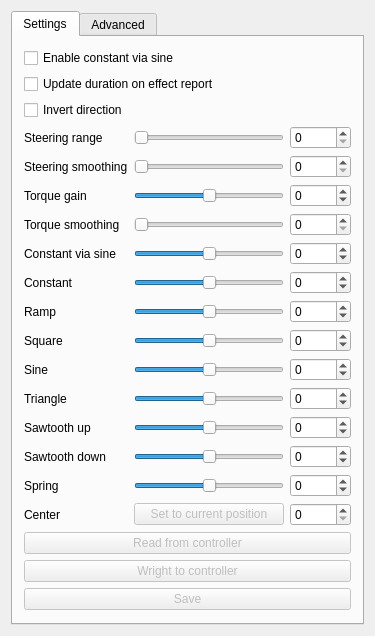
<?xml version="1.0" encoding="UTF-8"?>
<ui version="4.0">
 <class>MainWindow</class>
 <widget class="QMainWindow" name="MainWindow">
  <property name="enabled">
   <bool>true</bool>
  </property>
  <property name="geometry">
   <rect>
    <x>0</x>
    <y>0</y>
    <width>375</width>
    <height>616</height>
   </rect>
  </property>
  <property name="sizePolicy">
   <sizepolicy hsizetype="Fixed" vsizetype="Fixed">
    <horstretch>0</horstretch>
    <verstretch>0</verstretch>
   </sizepolicy>
  </property>
  <property name="windowTitle">
   <string>FFB Joystick Settings</string>
  </property>
  <property name="autoFillBackground">
   <bool>true</bool>
  </property>
  <property name="documentMode">
   <bool>false</bool>
  </property>
  <widget class="QWidget" name="centralWidget">
   <layout class="QVBoxLayout" name="verticalLayout_6">
    <item>
     <widget class="QTabWidget" name="tabWidget_3">
      <property name="currentIndex">
       <number>0</number>
      </property>
      <widget class="QWidget" name="tab_3">
       <attribute name="title">
        <string>Settings</string>
       </attribute>
       <layout class="QVBoxLayout" name="verticalLayout">
        <item>
         <widget class="QCheckBox" name="enableConstantViaSinCheckBox">
          <property name="toolTip">
           <string/>
          </property>
          <property name="text">
           <string>Enable constant via sine</string>
          </property>
         </widget>
        </item>
        <item>
         <widget class="QCheckBox" name="updateDurationOnEffectReportCheckBox">
          <property name="text">
           <string>Update duration on effect report</string>
          </property>
         </widget>
        </item>
        <item>
         <widget class="QCheckBox" name="invertDirection_1">
          <property name="text">
           <string>Invert direction</string>
          </property>
         </widget>
        </item>
        <item>
         <layout class="QGridLayout" name="gridLayout">
          <item row="1" column="1">
           <widget class="QSlider" name="steeringSmoothingSlider_1">
            <property name="orientation">
             <enum>Qt::Horizontal</enum>
            </property>
           </widget>
          </item>
          <item row="1" column="0">
           <widget class="QLabel" name="label_27">
            <property name="text">
             <string>Steering smoothing</string>
            </property>
           </widget>
          </item>
          <item row="9" column="0">
           <widget class="QLabel" name="label_15">
            <property name="text">
             <string>Triangle</string>
            </property>
           </widget>
          </item>
          <item row="11" column="2">
           <widget class="QSpinBox" name="sawtoothDownSpinner_1">
            <property name="minimum">
             <number>-100</number>
            </property>
            <property name="maximum">
             <number>100</number>
            </property>
           </widget>
          </item>
          <item row="6" column="1">
           <widget class="QSlider" name="rampSlider_1">
            <property name="minimum">
             <number>-100</number>
            </property>
            <property name="maximum">
             <number>100</number>
            </property>
            <property name="orientation">
             <enum>Qt::Horizontal</enum>
            </property>
           </widget>
          </item>
          <item row="5" column="0">
           <widget class="QLabel" name="label_26">
            <property name="text">
             <string>Constant</string>
            </property>
           </widget>
          </item>
          <item row="11" column="1">
           <widget class="QSlider" name="sawtoothDownSlider_1">
            <property name="minimum">
             <number>-100</number>
            </property>
            <property name="maximum">
             <number>100</number>
            </property>
            <property name="orientation">
             <enum>Qt::Horizontal</enum>
            </property>
           </widget>
          </item>
          <item row="2" column="1">
           <widget class="QSlider" name="torqueGainSlider_1">
            <property name="minimum">
             <number>-100</number>
            </property>
            <property name="maximum">
             <number>100</number>
            </property>
            <property name="orientation">
             <enum>Qt::Horizontal</enum>
            </property>
           </widget>
          </item>
          <item row="4" column="2">
           <widget class="QSpinBox" name="constantViaSineSpinner_1">
            <property name="minimum">
             <number>-100</number>
            </property>
            <property name="maximum">
             <number>100</number>
            </property>
           </widget>
          </item>
          <item row="7" column="1">
           <widget class="QSlider" name="squareSlider_1">
            <property name="minimum">
             <number>-100</number>
            </property>
            <property name="maximum">
             <number>100</number>
            </property>
            <property name="orientation">
             <enum>Qt::Horizontal</enum>
            </property>
           </widget>
          </item>
          <item row="6" column="2">
           <widget class="QSpinBox" name="rampSpinner_1">
            <property name="minimum">
             <number>-100</number>
            </property>
            <property name="maximum">
             <number>100</number>
            </property>
           </widget>
          </item>
          <item row="7" column="2">
           <widget class="QSpinBox" name="squareSpinner_1">
            <property name="minimum">
             <number>-100</number>
            </property>
            <property name="maximum">
             <number>100</number>
            </property>
           </widget>
          </item>
          <item row="3" column="0">
           <widget class="QLabel" name="label_21">
            <property name="text">
             <string>Torque smoothing</string>
            </property>
           </widget>
          </item>
          <item row="8" column="0">
           <widget class="QLabel" name="label_22">
            <property name="text">
             <string>Sine</string>
            </property>
           </widget>
          </item>
          <item row="6" column="0">
           <widget class="QLabel" name="label_17">
            <property name="text">
             <string>Ramp</string>
            </property>
           </widget>
          </item>
          <item row="11" column="0">
           <widget class="QLabel" name="label_20">
            <property name="text">
             <string>Sawtooth down</string>
            </property>
           </widget>
          </item>
          <item row="3" column="2">
           <widget class="QSpinBox" name="torqueSmoothingSpinner_1"/>
          </item>
          <item row="5" column="1">
           <widget class="QSlider" name="constantSlider_1">
            <property name="minimum">
             <number>-100</number>
            </property>
            <property name="maximum">
             <number>100</number>
            </property>
            <property name="orientation">
             <enum>Qt::Horizontal</enum>
            </property>
           </widget>
          </item>
          <item row="7" column="0">
           <widget class="QLabel" name="label_18">
            <property name="text">
             <string>Square</string>
            </property>
           </widget>
          </item>
          <item row="2" column="0">
           <widget class="QLabel" name="label_25">
            <property name="text">
             <string>Torque gain</string>
            </property>
           </widget>
          </item>
          <item row="10" column="1">
           <widget class="QSlider" name="sawtoothUpSlider_1">
            <property name="minimum">
             <number>-100</number>
            </property>
            <property name="maximum">
             <number>100</number>
            </property>
            <property name="orientation">
             <enum>Qt::Horizontal</enum>
            </property>
           </widget>
          </item>
          <item row="0" column="1">
           <widget class="QSlider" name="steeringRangeSlider_1">
            <property name="maximum">
             <number>1000</number>
            </property>
            <property name="singleStep">
             <number>10</number>
            </property>
            <property name="orientation">
             <enum>Qt::Horizontal</enum>
            </property>
           </widget>
          </item>
          <item row="8" column="1">
           <widget class="QSlider" name="sineSlider_1">
            <property name="minimum">
             <number>-100</number>
            </property>
            <property name="maximum">
             <number>100</number>
            </property>
            <property name="orientation">
             <enum>Qt::Horizontal</enum>
            </property>
           </widget>
          </item>
          <item row="4" column="0">
           <widget class="QLabel" name="label_24">
            <property name="text">
             <string>Constant via sine</string>
            </property>
           </widget>
          </item>
          <item row="2" column="2">
           <widget class="QSpinBox" name="torqueGainSpinner_1">
            <property name="minimum">
             <number>-100</number>
            </property>
            <property name="maximum">
             <number>100</number>
            </property>
           </widget>
          </item>
          <item row="0" column="0">
           <widget class="QLabel" name="label_23">
            <property name="text">
             <string>Steering range</string>
            </property>
           </widget>
          </item>
          <item row="12" column="0">
           <widget class="QLabel" name="label_28">
            <property name="text">
             <string>Spring</string>
            </property>
           </widget>
          </item>
          <item row="5" column="2">
           <widget class="QSpinBox" name="constantSpinner_1">
            <property name="minimum">
             <number>-100</number>
            </property>
            <property name="maximum">
             <number>100</number>
            </property>
           </widget>
          </item>
          <item row="4" column="1">
           <widget class="QSlider" name="constantViaSineSlider_1">
            <property name="minimum">
             <number>-100</number>
            </property>
            <property name="maximum">
             <number>100</number>
            </property>
            <property name="orientation">
             <enum>Qt::Horizontal</enum>
            </property>
           </widget>
          </item>
          <item row="3" column="1">
           <widget class="QSlider" name="torqueSmoothingSlider_1">
            <property name="orientation">
             <enum>Qt::Horizontal</enum>
            </property>
           </widget>
          </item>
          <item row="9" column="1">
           <widget class="QSlider" name="triangleSlider_1">
            <property name="minimum">
             <number>-100</number>
            </property>
            <property name="maximum">
             <number>100</number>
            </property>
            <property name="orientation">
             <enum>Qt::Horizontal</enum>
            </property>
           </widget>
          </item>
          <item row="12" column="2">
           <widget class="QSpinBox" name="springSpinner_1">
            <property name="minimum">
             <number>-100</number>
            </property>
            <property name="maximum">
             <number>100</number>
            </property>
           </widget>
          </item>
          <item row="1" column="2">
           <widget class="QSpinBox" name="steeringSmoothingSpinner_1"/>
          </item>
          <item row="10" column="2">
           <widget class="QSpinBox" name="sawtoothUpSpinner_1">
            <property name="minimum">
             <number>-100</number>
            </property>
            <property name="maximum">
             <number>100</number>
            </property>
           </widget>
          </item>
          <item row="12" column="1">
           <widget class="QSlider" name="springSlider_1">
            <property name="minimum">
             <number>-100</number>
            </property>
            <property name="maximum">
             <number>100</number>
            </property>
            <property name="orientation">
             <enum>Qt::Horizontal</enum>
            </property>
           </widget>
          </item>
          <item row="0" column="2">
           <widget class="QSpinBox" name="steeringRangeSpinner_1">
            <property name="maximum">
             <number>1000</number>
            </property>
            <property name="singleStep">
             <number>10</number>
            </property>
           </widget>
          </item>
          <item row="9" column="2">
           <widget class="QSpinBox" name="triangleSpinner_1">
            <property name="minimum">
             <number>-100</number>
            </property>
            <property name="maximum">
             <number>100</number>
            </property>
           </widget>
          </item>
          <item row="10" column="0">
           <widget class="QLabel" name="label_16">
            <property name="text">
             <string>Sawtooth up</string>
            </property>
           </widget>
          </item>
          <item row="8" column="2">
           <widget class="QSpinBox" name="sineSpinner_1">
            <property name="minimum">
             <number>-100</number>
            </property>
            <property name="maximum">
             <number>100</number>
            </property>
           </widget>
          </item>
          <item row="13" column="0">
           <widget class="QLabel" name="label">
            <property name="text">
             <string>Center</string>
            </property>
           </widget>
          </item>
          <item row="13" column="1">
           <widget class="QPushButton" name="mechanicalCenterSetButton">
            <property name="enabled">
             <bool>false</bool>
            </property>
            <property name="text">
             <string>Set to current position</string>
            </property>
           </widget>
          </item>
          <item row="13" column="2">
           <widget class="QSpinBox" name="mechanicalCenterSpinBox">
            <property name="maximum">
             <number>99999</number>
            </property>
            <property name="singleStep">
             <number>10</number>
            </property>
           </widget>
          </item>
         </layout>
        </item>
        <item>
         <layout class="QHBoxLayout" name="horizontalLayout"/>
        </item>
        <item>
         <widget class="QPushButton" name="readButton">
          <property name="enabled">
           <bool>false</bool>
          </property>
          <property name="text">
           <string>Read from controller</string>
          </property>
         </widget>
        </item>
        <item>
         <widget class="QPushButton" name="writeButton">
          <property name="enabled">
           <bool>false</bool>
          </property>
          <property name="text">
           <string>Wright to controller</string>
          </property>
         </widget>
        </item>
        <item>
         <widget class="QPushButton" name="saveSettingsButton">
          <property name="enabled">
           <bool>false</bool>
          </property>
          <property name="text">
           <string>Save</string>
          </property>
         </widget>
        </item>
       </layout>
      </widget>
      <widget class="QWidget" name="tab_4">
       <attribute name="title">
        <string>Advanced</string>
       </attribute>
       <layout class="QVBoxLayout" name="verticalLayout_4">
        <item>
         <widget class="QCheckBox" name="checkBoenableSystemSettingsCheckBox">
          <property name="text">
           <string>Enable electrical curve calibration</string>
          </property>
         </widget>
        </item>
        <item>
         <widget class="QPushButton" name="calibrateElectricalCenterButton">
          <property name="enabled">
           <bool>false</bool>
          </property>
          <property name="text">
           <string>Start electrical poles calibration</string>
          </property>
         </widget>
        </item>
        <item>
         <widget class="QPushButton" name="saveAdvancedSettingsButton">
          <property name="enabled">
           <bool>false</bool>
          </property>
          <property name="text">
           <string>Save electrical poles calibration</string>
          </property>
         </widget>
        </item>
        <item>
         <spacer name="verticalSpacer">
          <property name="orientation">
           <enum>Qt::Vertical</enum>
          </property>
          <property name="sizeHint" stdset="0">
           <size>
            <width>20</width>
            <height>40</height>
           </size>
          </property>
         </spacer>
        </item>
       </layout>
      </widget>
     </widget>
    </item>
   </layout>
  </widget>
 </widget>
 <layoutdefault spacing="6" margin="11"/>
 <resources/>
 <connections>
  <connection>
   <sender>squareSlider_1</sender>
   <signal>valueChanged(int)</signal>
   <receiver>squareSpinner_1</receiver>
   <slot>setValue(int)</slot>
   <hints>
    <hint type="sourcelabel">
     <x>294</x>
     <y>327</y>
    </hint>
    <hint type="destinationlabel">
     <x>351</x>
     <y>326</y>
    </hint>
   </hints>
  </connection>
  <connection>
   <sender>sawtoothDownSpinner_1</sender>
   <signal>valueChanged(int)</signal>
   <receiver>sawtoothDownSlider_1</receiver>
   <slot>setValue(int)</slot>
   <hints>
    <hint type="sourcelabel">
     <x>351</x>
     <y>438</y>
    </hint>
    <hint type="destinationlabel">
     <x>294</x>
     <y>439</y>
    </hint>
   </hints>
  </connection>
  <connection>
   <sender>torqueGainSpinner_1</sender>
   <signal>valueChanged(int)</signal>
   <receiver>torqueGainSlider_1</receiver>
   <slot>setValue(int)</slot>
   <hints>
    <hint type="sourcelabel">
     <x>351</x>
     <y>186</y>
    </hint>
    <hint type="destinationlabel">
     <x>294</x>
     <y>187</y>
    </hint>
   </hints>
  </connection>
  <connection>
   <sender>springSlider_1</sender>
   <signal>valueChanged(int)</signal>
   <receiver>springSpinner_1</receiver>
   <slot>setValue(int)</slot>
   <hints>
    <hint type="sourcelabel">
     <x>294</x>
     <y>467</y>
    </hint>
    <hint type="destinationlabel">
     <x>351</x>
     <y>466</y>
    </hint>
   </hints>
  </connection>
  <connection>
   <sender>triangleSlider_1</sender>
   <signal>valueChanged(int)</signal>
   <receiver>triangleSpinner_1</receiver>
   <slot>setValue(int)</slot>
   <hints>
    <hint type="sourcelabel">
     <x>294</x>
     <y>383</y>
    </hint>
    <hint type="destinationlabel">
     <x>351</x>
     <y>382</y>
    </hint>
   </hints>
  </connection>
  <connection>
   <sender>sawtoothUpSlider_1</sender>
   <signal>valueChanged(int)</signal>
   <receiver>sawtoothUpSpinner_1</receiver>
   <slot>setValue(int)</slot>
   <hints>
    <hint type="sourcelabel">
     <x>294</x>
     <y>411</y>
    </hint>
    <hint type="destinationlabel">
     <x>351</x>
     <y>410</y>
    </hint>
   </hints>
  </connection>
  <connection>
   <sender>torqueSmoothingSpinner_1</sender>
   <signal>valueChanged(int)</signal>
   <receiver>torqueSmoothingSlider_1</receiver>
   <slot>setValue(int)</slot>
   <hints>
    <hint type="sourcelabel">
     <x>351</x>
     <y>214</y>
    </hint>
    <hint type="destinationlabel">
     <x>294</x>
     <y>215</y>
    </hint>
   </hints>
  </connection>
  <connection>
   <sender>steeringRangeSlider_1</sender>
   <signal>valueChanged(int)</signal>
   <receiver>steeringRangeSpinner_1</receiver>
   <slot>setValue(int)</slot>
   <hints>
    <hint type="sourcelabel">
     <x>294</x>
     <y>131</y>
    </hint>
    <hint type="destinationlabel">
     <x>351</x>
     <y>130</y>
    </hint>
   </hints>
  </connection>
  <connection>
   <sender>rampSpinner_1</sender>
   <signal>valueChanged(int)</signal>
   <receiver>rampSlider_1</receiver>
   <slot>setValue(int)</slot>
   <hints>
    <hint type="sourcelabel">
     <x>351</x>
     <y>298</y>
    </hint>
    <hint type="destinationlabel">
     <x>294</x>
     <y>299</y>
    </hint>
   </hints>
  </connection>
  <connection>
   <sender>squareSpinner_1</sender>
   <signal>valueChanged(int)</signal>
   <receiver>squareSlider_1</receiver>
   <slot>setValue(int)</slot>
   <hints>
    <hint type="sourcelabel">
     <x>351</x>
     <y>326</y>
    </hint>
    <hint type="destinationlabel">
     <x>294</x>
     <y>327</y>
    </hint>
   </hints>
  </connection>
  <connection>
   <sender>sineSlider_1</sender>
   <signal>valueChanged(int)</signal>
   <receiver>sineSpinner_1</receiver>
   <slot>setValue(int)</slot>
   <hints>
    <hint type="sourcelabel">
     <x>294</x>
     <y>355</y>
    </hint>
    <hint type="destinationlabel">
     <x>351</x>
     <y>354</y>
    </hint>
   </hints>
  </connection>
  <connection>
   <sender>constantViaSineSpinner_1</sender>
   <signal>valueChanged(int)</signal>
   <receiver>constantViaSineSlider_1</receiver>
   <slot>setValue(int)</slot>
   <hints>
    <hint type="sourcelabel">
     <x>351</x>
     <y>242</y>
    </hint>
    <hint type="destinationlabel">
     <x>294</x>
     <y>243</y>
    </hint>
   </hints>
  </connection>
  <connection>
   <sender>steeringRangeSpinner_1</sender>
   <signal>valueChanged(int)</signal>
   <receiver>steeringRangeSlider_1</receiver>
   <slot>setValue(int)</slot>
   <hints>
    <hint type="sourcelabel">
     <x>351</x>
     <y>130</y>
    </hint>
    <hint type="destinationlabel">
     <x>294</x>
     <y>131</y>
    </hint>
   </hints>
  </connection>
  <connection>
   <sender>checkBoenableSystemSettingsCheckBox</sender>
   <signal>toggled(bool)</signal>
   <receiver>calibrateElectricalCenterButton</receiver>
   <slot>setEnabled(bool)</slot>
   <hints>
    <hint type="sourcelabel">
     <x>60</x>
     <y>56</y>
    </hint>
    <hint type="destinationlabel">
     <x>352</x>
     <y>85</y>
    </hint>
   </hints>
  </connection>
  <connection>
   <sender>steeringSmoothingSpinner_1</sender>
   <signal>valueChanged(int)</signal>
   <receiver>steeringSmoothingSlider_1</receiver>
   <slot>setValue(int)</slot>
   <hints>
    <hint type="sourcelabel">
     <x>351</x>
     <y>158</y>
    </hint>
    <hint type="destinationlabel">
     <x>294</x>
     <y>159</y>
    </hint>
   </hints>
  </connection>
  <connection>
   <sender>torqueSmoothingSlider_1</sender>
   <signal>valueChanged(int)</signal>
   <receiver>torqueSmoothingSpinner_1</receiver>
   <slot>setValue(int)</slot>
   <hints>
    <hint type="sourcelabel">
     <x>294</x>
     <y>215</y>
    </hint>
    <hint type="destinationlabel">
     <x>351</x>
     <y>214</y>
    </hint>
   </hints>
  </connection>
  <connection>
   <sender>sawtoothUpSpinner_1</sender>
   <signal>valueChanged(int)</signal>
   <receiver>sawtoothUpSlider_1</receiver>
   <slot>setValue(int)</slot>
   <hints>
    <hint type="sourcelabel">
     <x>351</x>
     <y>410</y>
    </hint>
    <hint type="destinationlabel">
     <x>294</x>
     <y>411</y>
    </hint>
   </hints>
  </connection>
  <connection>
   <sender>constantSpinner_1</sender>
   <signal>valueChanged(int)</signal>
   <receiver>constantSlider_1</receiver>
   <slot>setValue(int)</slot>
   <hints>
    <hint type="sourcelabel">
     <x>351</x>
     <y>270</y>
    </hint>
    <hint type="destinationlabel">
     <x>294</x>
     <y>271</y>
    </hint>
   </hints>
  </connection>
  <connection>
   <sender>constantViaSineSlider_1</sender>
   <signal>valueChanged(int)</signal>
   <receiver>constantViaSineSpinner_1</receiver>
   <slot>setValue(int)</slot>
   <hints>
    <hint type="sourcelabel">
     <x>294</x>
     <y>243</y>
    </hint>
    <hint type="destinationlabel">
     <x>351</x>
     <y>242</y>
    </hint>
   </hints>
  </connection>
  <connection>
   <sender>triangleSpinner_1</sender>
   <signal>valueChanged(int)</signal>
   <receiver>triangleSlider_1</receiver>
   <slot>setValue(int)</slot>
   <hints>
    <hint type="sourcelabel">
     <x>351</x>
     <y>382</y>
    </hint>
    <hint type="destinationlabel">
     <x>294</x>
     <y>383</y>
    </hint>
   </hints>
  </connection>
  <connection>
   <sender>torqueGainSlider_1</sender>
   <signal>valueChanged(int)</signal>
   <receiver>torqueGainSpinner_1</receiver>
   <slot>setValue(int)</slot>
   <hints>
    <hint type="sourcelabel">
     <x>294</x>
     <y>187</y>
    </hint>
    <hint type="destinationlabel">
     <x>351</x>
     <y>186</y>
    </hint>
   </hints>
  </connection>
  <connection>
   <sender>springSpinner_1</sender>
   <signal>valueChanged(int)</signal>
   <receiver>springSlider_1</receiver>
   <slot>setValue(int)</slot>
   <hints>
    <hint type="sourcelabel">
     <x>351</x>
     <y>466</y>
    </hint>
    <hint type="destinationlabel">
     <x>294</x>
     <y>467</y>
    </hint>
   </hints>
  </connection>
  <connection>
   <sender>constantSlider_1</sender>
   <signal>valueChanged(int)</signal>
   <receiver>constantSpinner_1</receiver>
   <slot>setValue(int)</slot>
   <hints>
    <hint type="sourcelabel">
     <x>294</x>
     <y>271</y>
    </hint>
    <hint type="destinationlabel">
     <x>351</x>
     <y>270</y>
    </hint>
   </hints>
  </connection>
  <connection>
   <sender>rampSlider_1</sender>
   <signal>valueChanged(int)</signal>
   <receiver>rampSpinner_1</receiver>
   <slot>setValue(int)</slot>
   <hints>
    <hint type="sourcelabel">
     <x>294</x>
     <y>299</y>
    </hint>
    <hint type="destinationlabel">
     <x>351</x>
     <y>298</y>
    </hint>
   </hints>
  </connection>
  <connection>
   <sender>sineSpinner_1</sender>
   <signal>valueChanged(int)</signal>
   <receiver>sineSlider_1</receiver>
   <slot>setValue(int)</slot>
   <hints>
    <hint type="sourcelabel">
     <x>351</x>
     <y>354</y>
    </hint>
    <hint type="destinationlabel">
     <x>294</x>
     <y>355</y>
    </hint>
   </hints>
  </connection>
  <connection>
   <sender>sawtoothDownSlider_1</sender>
   <signal>valueChanged(int)</signal>
   <receiver>sawtoothDownSpinner_1</receiver>
   <slot>setValue(int)</slot>
   <hints>
    <hint type="sourcelabel">
     <x>294</x>
     <y>439</y>
    </hint>
    <hint type="destinationlabel">
     <x>351</x>
     <y>438</y>
    </hint>
   </hints>
  </connection>
  <connection>
   <sender>steeringSmoothingSlider_1</sender>
   <signal>valueChanged(int)</signal>
   <receiver>steeringSmoothingSpinner_1</receiver>
   <slot>setValue(int)</slot>
   <hints>
    <hint type="sourcelabel">
     <x>294</x>
     <y>159</y>
    </hint>
    <hint type="destinationlabel">
     <x>351</x>
     <y>158</y>
    </hint>
   </hints>
  </connection>
  <connection>
   <sender>checkBoenableSystemSettingsCheckBox</sender>
   <signal>toggled(bool)</signal>
   <receiver>saveAdvancedSettingsButton</receiver>
   <slot>setEnabled(bool)</slot>
   <hints>
    <hint type="sourcelabel">
     <x>161</x>
     <y>52</y>
    </hint>
    <hint type="destinationlabel">
     <x>161</x>
     <y>101</y>
    </hint>
   </hints>
  </connection>
 </connections>
</ui>
